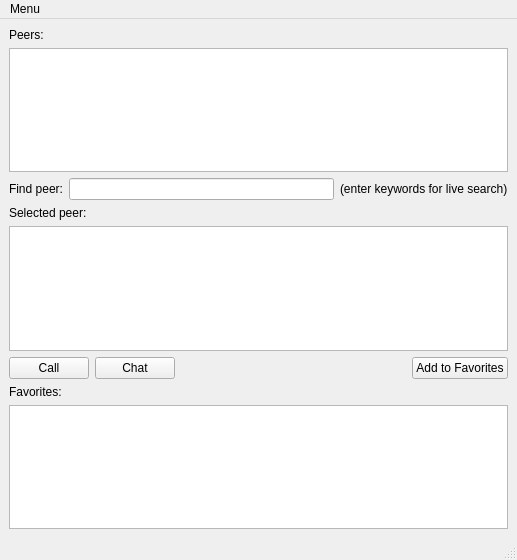
<?xml version="1.0" encoding="UTF-8"?>
<ui version="4.0">
 <class>MainWindow</class>
 <widget class="QMainWindow" name="MainWindow">
  <property name="geometry">
   <rect>
    <x>0</x>
    <y>0</y>
    <width>517</width>
    <height>560</height>
   </rect>
  </property>
  <property name="windowTitle">
   <string>Peer picker</string>
  </property>
  <widget class="QWidget" name="centralwidget">
   <layout class="QVBoxLayout" name="verticalLayout">
    <item>
     <widget class="QLabel" name="label">
      <property name="text">
       <string>Peers:</string>
      </property>
     </widget>
    </item>
    <item>
     <widget class="QTableView" name="tableView"/>
    </item>
    <item>
     <layout class="QHBoxLayout" name="horizontalLayout_2">
      <item>
       <widget class="QLabel" name="label_2">
        <property name="text">
         <string>Find peer:</string>
        </property>
       </widget>
      </item>
      <item>
       <widget class="QLineEdit" name="lineEdit"/>
      </item>
      <item>
       <widget class="QLabel" name="label_3">
        <property name="text">
         <string>(enter keywords for live search)</string>
        </property>
       </widget>
      </item>
     </layout>
    </item>
    <item>
     <widget class="QLabel" name="label_4">
      <property name="text">
       <string>Selected peer:</string>
      </property>
     </widget>
    </item>
    <item>
     <widget class="QPlainTextEdit" name="plainTextEdit"/>
    </item>
    <item>
     <layout class="QHBoxLayout" name="horizontalLayout">
      <item>
       <widget class="QPushButton" name="buttonCall">
        <property name="text">
         <string>Call</string>
        </property>
       </widget>
      </item>
      <item>
       <widget class="QPushButton" name="buttonChat">
        <property name="text">
         <string>Chat</string>
        </property>
       </widget>
      </item>
      <item>
       <spacer name="horizontalSpacer">
        <property name="orientation">
         <enum>Qt::Horizontal</enum>
        </property>
        <property name="sizeHint" stdset="0">
         <size>
          <width>228</width>
          <height>20</height>
         </size>
        </property>
       </spacer>
      </item>
      <item>
       <widget class="QPushButton" name="buttonAdd">
        <property name="text">
         <string>Add to Favorites</string>
        </property>
       </widget>
      </item>
     </layout>
    </item>
    <item>
     <widget class="QLabel" name="label_5">
      <property name="text">
       <string>Favorites:</string>
      </property>
     </widget>
    </item>
    <item>
     <widget class="QTableView" name="tableView_2"/>
    </item>
   </layout>
  </widget>
  <widget class="QMenuBar" name="menubar">
   <property name="geometry">
    <rect>
     <x>0</x>
     <y>0</y>
     <width>517</width>
     <height>22</height>
    </rect>
   </property>
   <widget class="QMenu" name="menuMenu">
    <property name="title">
     <string>Menu</string>
    </property>
    <addaction name="actionQuit"/>
   </widget>
   <addaction name="menuMenu"/>
  </widget>
  <widget class="QStatusBar" name="statusbar"/>
  <action name="actionQuit">
   <property name="text">
    <string>Quit</string>
   </property>
   <property name="shortcut">
    <string>Ctrl+Q</string>
   </property>
  </action>
  <action name="actionCall">
   <property name="text">
    <string>Call</string>
   </property>
   <property name="toolTip">
    <string>Call</string>
   </property>
  </action>
  <action name="actionChat">
   <property name="text">
    <string>Chat</string>
   </property>
  </action>
  <action name="actionAdd_to_favorites">
   <property name="text">
    <string>Add to favorites</string>
   </property>
  </action>
 </widget>
 <resources/>
 <connections>
  <connection>
   <sender>buttonCall</sender>
   <signal>clicked()</signal>
   <receiver>actionCall</receiver>
   <slot>trigger()</slot>
   <hints>
    <hint type="sourcelabel">
     <x>44</x>
     <y>368</y>
    </hint>
    <hint type="destinationlabel">
     <x>-1</x>
     <y>-1</y>
    </hint>
   </hints>
  </connection>
  <connection>
   <sender>buttonChat</sender>
   <signal>clicked()</signal>
   <receiver>actionChat</receiver>
   <slot>trigger()</slot>
   <hints>
    <hint type="sourcelabel">
     <x>113</x>
     <y>368</y>
    </hint>
    <hint type="destinationlabel">
     <x>-1</x>
     <y>-1</y>
    </hint>
   </hints>
  </connection>
  <connection>
   <sender>buttonAdd</sender>
   <signal>clicked()</signal>
   <receiver>actionAdd_to_favorites</receiver>
   <slot>trigger()</slot>
   <hints>
    <hint type="sourcelabel">
     <x>436</x>
     <y>368</y>
    </hint>
    <hint type="destinationlabel">
     <x>-1</x>
     <y>-1</y>
    </hint>
   </hints>
  </connection>
 </connections>
</ui>
